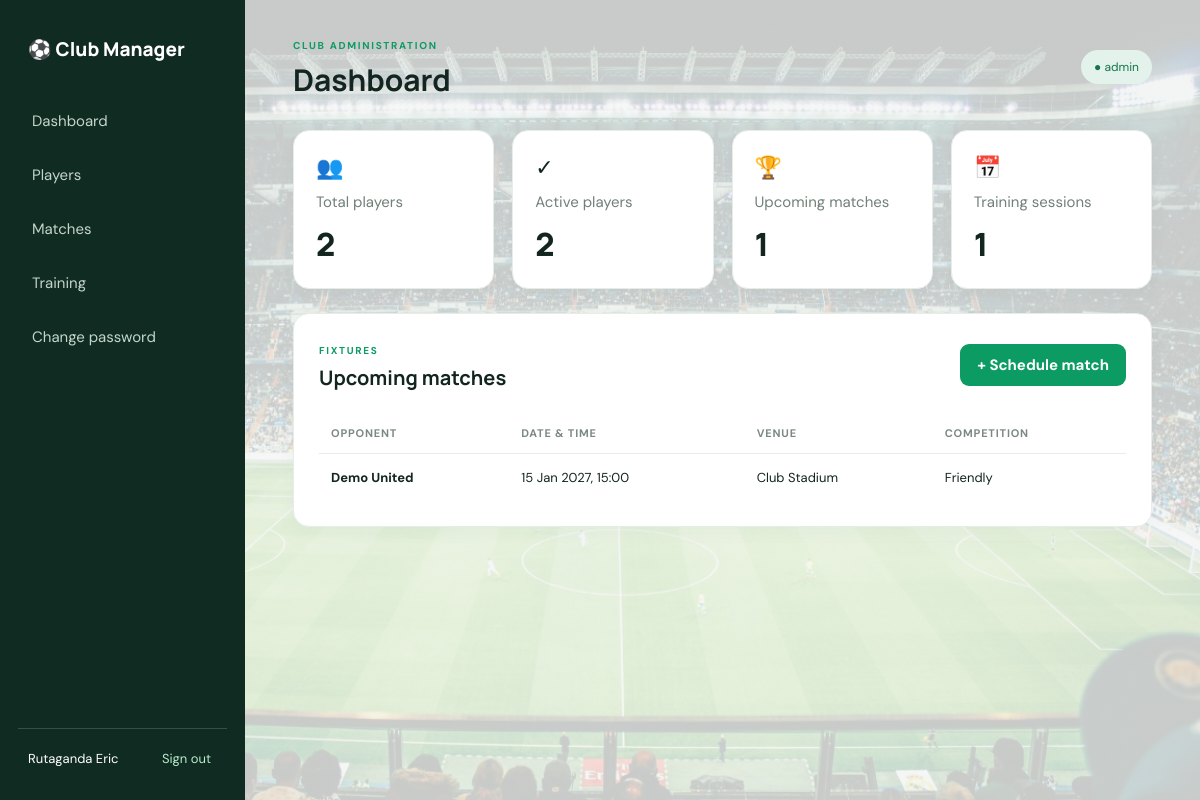
/index.php?route=dashboard (signed in), run on the app's committed database.
### tables this page shows
CREATE TABLE IF NOT EXISTS matches (
    id INT AUTO_INCREMENT PRIMARY KEY,
    opponent VARCHAR(150) NOT NULL,
    match_date DATETIME NOT NULL,
    venue VARCHAR(150) NOT NULL,
    competition VARCHAR(120) NULL,
    our_score INT NULL,
    opponent_score INT NULL,
    status ENUM('scheduled','completed','cancelled') NOT NULL DEFAULT 'scheduled',
    created_at TIMESTAMP DEFAULT CURRENT_TIMESTAMP
);

### app/core/Controller.php (called while the page is built, shortened)
<?php
class Controller {
    protected function view(string $name, array $data = []): void {
        extract($data, EXTR_SKIP);
        require __DIR__ . '/../views/layouts/header.php';
        require __DIR__ . '/../views/' . $name . '.php';
        require __DIR__ . '/../views/layouts/footer.php';
    }
}

### app/controllers/DashboardController.php (called while the page is built, shortened)
<?php
class DashboardController extends Controller {
    public function index(): void {
        require_login(); $db=Database::connection();
        $stats=[
            'players'=>(int)$db->query('SELECT COUNT(*) FROM players')->fetchColumn(),
            'active'=>(int)$db->query("SELECT COUNT(*) FROM players WHERE status='active'")->fetchColumn(),
            'matches'=>(int)$db->query("SELECT COUNT(*) FROM matches WHERE status='scheduled'")->fetchColumn(),
            'trainings'=>(int)$db->query('SELECT COUNT(*) FROM trainings')->fetchColumn()
        ];
        $upcoming=$db->query("SELECT * FROM matches WHERE match_date >= NOW() AND status='scheduled' ORDER BY match_date LIMIT 5")->fetchAll();
        $this->view('dashboard/index',['title'=>'Dashboard','stats'=>$stats,'upcoming'=>$upcoming]);
    }
}

### index.php (called while the page is built, shortened)
<?php
require_once __DIR__.'/helpers/functions.php';
require_once __DIR__.'/app/core/Controller.php';
$route=$_GET['route']??(isset($_SESSION['user'])?'dashboard':'login');
$routes=[
 'login'=>[AuthController::class,'login'],'logout'=>[AuthController::class,'logout'],
 'account/password'=>[AuthController::class,'changePassword'],
 'dashboard'=>[DashboardController::class,'index'],
 'players'=>[PlayerController::class,'index'],'players/form'=>[PlayerController::class,'form'],'players/save'=>[PlayerController::class,'save'],'players/delete'=>[PlayerController::class,'delete'],
 'matches'=>[MatchController::class,'index'],'matches/form'=>[MatchController::class,'form'],'matches/save'=>[MatchController::class,'save'],'matches/delete'=>[MatchController::class,'delete'],
 'trainings'=>[TrainingController::class,'index'],'trainings/form'=>[TrainingController::class,'form'],'trainings/save'=>[TrainingController::class,'save'],'trainings/delete'=>[TrainingController::class,'delete'],
 'api/summary'=>[ApiController::class,'summary']
];
try {
    [$class,$method]=$routes[$route];
    (new $class())->$method();
} catch (Throwable $e) {
    error_log('Application error: ' . $e->getMessage());
    http_response_code(500);
    echo APP_DEBUG
        ? 'Application error: ' . htmlspecialchars($e->getMessage(), ENT_QUOTES, 'UTF-8')
        : 'An unexpected error occurred. Please try again later.';
}

### helpers/functions.php (called while the page is built, shortened)
<?php
function e(mixed $value): string {
    return htmlspecialchars(is_scalar($value) ? (string)$value : '', ENT_QUOTES, 'UTF-8');
}

### app/views/dashboard/index.php (the view)
<section class="stats-grid">
<div class="stat-card"><span class="stat-icon">👥</span><span class="muted">Total players</span><strong><?= e($stats['players']) ?></strong></div>
<div class="stat-card"><span class="stat-icon">✓</span><span class="muted">Active players</span><strong><?= e($stats['active']) ?></strong></div>
<div class="stat-card"><span class="stat-icon">🏆</span><span class="muted">Upcoming matches</span><strong><?= e($stats['matches']) ?></strong></div>
<div class="stat-card"><span class="stat-icon">📅</span><span class="muted">Training sessions</span><strong><?= e($stats['trainings']) ?></strong></div>
</section>
<section class="panel"><div class="panel-head"><div><span class="eyebrow">FIXTURES</span><h2>Upcoming matches</h2></div><a class="btn" href="index.php?route=matches/form">+ Schedule match</a></div>
<?php if(!$upcoming): ?><p class="empty">No upcoming matches scheduled yet.</p><?php else: ?><div class="table-wrap"><table><thead><tr><th>Opponent</th><th>Date & time</th><th>Venue</th><th>Competition</th></tr></thead><tbody><?php foreach($upcoming as $m): ?><tr><td><b><?= e($m['opponent']) ?></b></td><td><?= e(date('d M Y, H:i',strtotime($m['match_date']))) ?></td><td><?= e($m['venue']) ?></td><td><?= e($m['competition']) ?></td></tr><?php endforeach; ?></tbody></table></div><?php endif; ?></section>

### public/css/style.css (style rules this page uses)
:root { --green:#0c9b62;--dark:#13251f;--muted:#718078;--bg:#f4f7f5;--line:#e6ece8;--white:#fff;--red:#c43d4b }
* { box-sizing:border-box }
body { margin:0;min-height:100vh;background:linear-gradient(rgba(244,247,245,.82),rgba(244,247,245,.82)),url('../images/stadium.jpg') center/cover fixed no-repeat;color:var(--dark);font:15px 'DM Sans',sans-serif }
h1,h2,h3,.brand { font-family:Manrope,sans-serif }
a { color:var(--green);text-decoration:none }
.topbar,.panel-head { display:flex;justify-content:space-between;align-items:center;gap:20px }
.eyebrow { font-size:10px;letter-spacing:1.7px;font-weight:700;color:var(--green) }
.stats-grid { display:grid;grid-template-columns:repeat(4,minmax(0,1fr));gap:18px;margin-bottom:24px }
.stat-card,.panel { background:#fff;border:1px solid var(--line);border-radius:16px;box-shadow:0 5px 20px #1c463508 }
.stat-card { padding:22px;display:grid;gap:10px }
.stat-card strong { font:800 32px Manrope }
.stat-icon { font-size:22px }
.muted { color:var(--muted) }
.panel { padding:25px;margin-bottom:24px }
.panel-head { margin-bottom:22px }
.panel-head h2 { font-size:20px;margin:5px 0 0 }
.btn { display:inline-flex;align-items:center;justify-content:center;background:var(--green);color:#fff;border:0;border-radius:9px;padding:11px 17px;font-weight:700;cursor:pointer }
.table-wrap { overflow-x:auto }
table { width:100%;border-collapse:collapse;white-space:nowrap }
th { text-align:left;color:#7c8982;font-size:11px;text-transform:uppercase;letter-spacing:.8px;padding:13px 12px;border-bottom:1px solid var(--line) }
td { padding:15px 12px;border-bottom:1px solid #eef2ef;font-size:13px }
tbody tr:last-child td { border-bottom:0 }

### data on the page
matches: opponent "Demo United", match_date "15 Jan 2027, 15:00", venue "Club Stadium", competition "Friendly"

### other printed values
$_SESSION['user']['username'] "Rutaganda Eric"
$title "Dashboard"
$_SESSION['user']['role'] "admin"
$stats['players'] "2"
$stats['active'] "2"
$stats['matches'] "1"
$stats['trainings'] "1"
